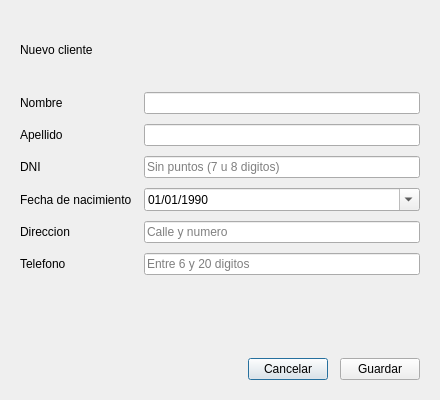
<?xml version="1.0" encoding="UTF-8"?>
<ui version="4.0">
 <class>DialogoCliente</class>
 <widget class="QDialog" name="DialogoCliente">
  <property name="geometry">
   <rect>
    <x>0</x>
    <y>0</y>
    <width>440</width>
    <height>400</height>
   </rect>
  </property>
  <property name="windowTitle">
   <string>Cliente</string>
  </property>
  <property name="modal">
   <bool>true</bool>
  </property>
  <layout class="QVBoxLayout" name="layout_principal">
   <property name="spacing">
    <number>12</number>
   </property>
   <property name="leftMargin">
    <number>20</number>
   </property>
   <property name="topMargin">
    <number>20</number>
   </property>
   <property name="rightMargin">
    <number>20</number>
   </property>
   <property name="bottomMargin">
    <number>20</number>
   </property>
   <item>
    <widget class="QLabel" name="label_titulo">
     <property name="text">
      <string>Nuevo cliente</string>
     </property>
    </widget>
   </item>
   <item>
    <layout class="QFormLayout" name="layout_campos">
     <property name="horizontalSpacing">
      <number>12</number>
     </property>
     <property name="verticalSpacing">
      <number>10</number>
     </property>
     <item row="0" column="0">
      <widget class="QLabel" name="label_nombre">
       <property name="text">
        <string>Nombre</string>
       </property>
      </widget>
     </item>
     <item row="0" column="1">
      <widget class="QLineEdit" name="lineEdit_nombre"/>
     </item>
     <item row="1" column="0">
      <widget class="QLabel" name="label_apellido">
       <property name="text">
        <string>Apellido</string>
       </property>
      </widget>
     </item>
     <item row="1" column="1">
      <widget class="QLineEdit" name="lineEdit_apellido"/>
     </item>
     <item row="2" column="0">
      <widget class="QLabel" name="label_dni">
       <property name="text">
        <string>DNI</string>
       </property>
      </widget>
     </item>
     <item row="2" column="1">
      <widget class="QLineEdit" name="lineEdit_dni">
       <property name="placeholderText">
        <string>Sin puntos (7 u 8 digitos)</string>
       </property>
      </widget>
     </item>
     <item row="3" column="0">
      <widget class="QLabel" name="label_nacimiento">
       <property name="text">
        <string>Fecha de nacimiento</string>
       </property>
      </widget>
     </item>
     <item row="3" column="1">
      <widget class="QDateEdit" name="dateEdit_nacimiento">
       <property name="calendarPopup">
        <bool>true</bool>
       </property>
       <property name="displayFormat">
        <string>dd/MM/yyyy</string>
       </property>
       <property name="date">
        <date>
         <year>1990</year>
         <month>1</month>
         <day>1</day>
        </date>
       </property>
      </widget>
     </item>
     <item row="4" column="0">
      <widget class="QLabel" name="label_direccion">
       <property name="text">
        <string>Direccion</string>
       </property>
      </widget>
     </item>
     <item row="4" column="1">
      <widget class="QLineEdit" name="lineEdit_direccion">
       <property name="maxLength">
        <number>150</number>
       </property>
       <property name="placeholderText">
        <string>Calle y numero</string>
       </property>
      </widget>
     </item>
     <item row="5" column="0">
      <widget class="QLabel" name="label_telefono">
       <property name="text">
        <string>Telefono</string>
       </property>
      </widget>
     </item>
     <item row="5" column="1">
      <widget class="QLineEdit" name="lineEdit_telefono">
       <property name="maxLength">
        <number>20</number>
       </property>
       <property name="placeholderText">
        <string>Entre 6 y 20 digitos</string>
       </property>
      </widget>
     </item>
    </layout>
   </item>
   <item>
    <widget class="QLabel" name="label_error">
     <property name="text">
      <string/>
     </property>
     <property name="wordWrap">
      <bool>true</bool>
     </property>
    </widget>
   </item>
   <item>
    <layout class="QHBoxLayout" name="layout_botones">
     <item>
      <spacer name="espaciador_botones">
       <property name="orientation">
        <enum>Qt::Horizontal</enum>
       </property>
       <property name="sizeHint" stdset="0">
        <size>
         <width>40</width>
         <height>20</height>
        </size>
       </property>
      </spacer>
     </item>
     <item>
      <widget class="QPushButton" name="pushButton_cancelar">
       <property name="text">
        <string>Cancelar</string>
       </property>
      </widget>
     </item>
     <item>
      <widget class="QPushButton" name="pushButton_guardar">
       <property name="text">
        <string>Guardar</string>
       </property>
      </widget>
     </item>
    </layout>
   </item>
  </layout>
 </widget>
 <resources/>
 <connections/>
</ui>
